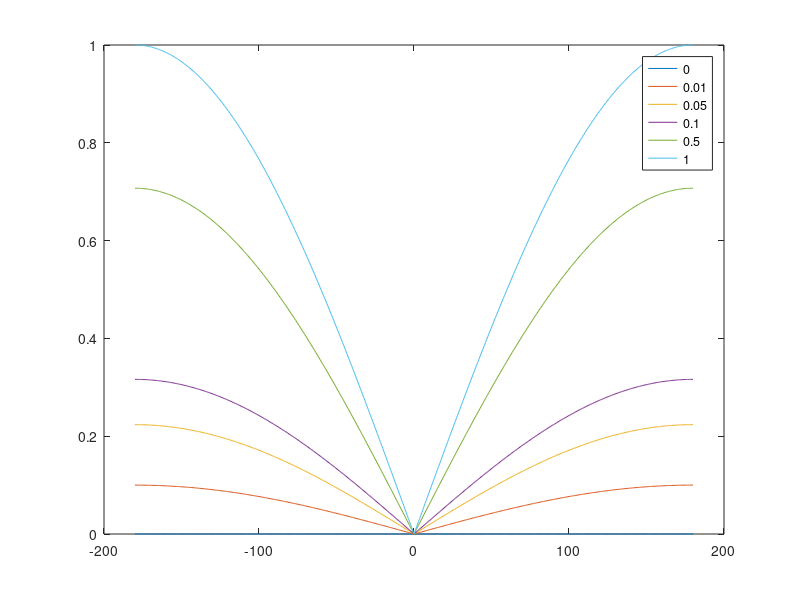
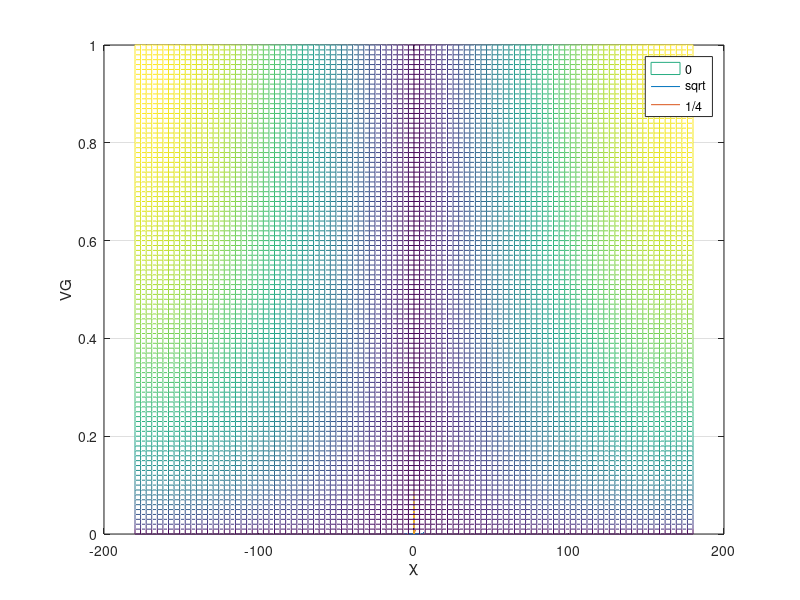

These charts were generated, in order, by the following MATLAB code:

clear; clc;

tP = [1;0];
chi = linspace(-pi,pi,501);
VG_set = [0 0.01 0.05 0.1 0.5 1];
for i=1:length(VG_set)
    VG = VG_set(i);
    vG = VG*[cos(chi);sin(chi)];
    if VG>=1
        e_lat(i,:) = sqrt((VG - (tP(1)*vG(1,:)+tP(2)*vG(2,:)))/VG/2);
    else
        e_lat(i,:) = sqrt((VG - (tP(1)*vG(1,:)+tP(2)*vG(2,:)))/2);
    end
end
plot(rad2deg(chi), e_lat)
legend('0','0.01','0.05','0.1','0.5','1')

%%

clear; clc;

tP = [1;0];
chi = linspace(-pi,pi,101);
VG_set = linspace(0,1,101);
for i=1:length(VG_set)
    VG = VG_set(i);
    vG = VG*[cos(chi);sin(chi)];
    if VG>=1
        e_lat(i,:) = sqrt((VG - (tP(1)*vG(1,:)+tP(2)*vG(2,:)))/VG/2);
    else
%         e_lat(i,:) = sqrt((VG-2)*(-VG + (tP(1)*vG(1,:)+tP(2)*vG(2,:)))/2);
        e_lat(i,:) = sqrt(-(VG-2)*(VG - (tP(1)*vG(1,:)+tP(2)*vG(2,:)))/2);
    end
%     e_lat0(i,:) = sqrt((VG - (tP(1)*vG(1,:)+tP(2)*vG(2,:)))/2);
end

figure('color','w','name','3d'); hold on; grid on; box on;
mesh(rad2deg(chi),VG_set,e_lat)
xlabel('\chi')
ylabel('VG')
zlabel('e')

% figure('color','w','name','2d'); hold on; grid on; box on;
% plot(rad2deg(chi),e_lat0(1:10:length(VG_set),:))
% xlabel('\chi')
% ylabel('e')

%%
clear; clc;

tP = [1;0];
chi = linspace(-pi,pi,501);
VG_set = [1];
for i=1:length(VG_set)
    VG = VG_set(i);
    vG = VG*[cos(chi);sin(chi)];
    if VG>=1
        e_lat0(i,:) = ((VG - (tP(1)*vG(1,:)+tP(2)*vG(2,:)))/VG/2);
        e_lat(i,:) = sqrt((VG - (tP(1)*vG(1,:)+tP(2)*vG(2,:)))/VG/2);
        e_lat2(i,:) = ((VG - (tP(1)*vG(1,:)+tP(2)*vG(2,:)))/VG/2).^(1/4);
    else
        e_lat0(i,:) = sqrt((VG - (tP(1)*vG(1,:)+tP(2)*vG(2,:))));
        e_lat(i,:) = sqrt((VG - (tP(1)*vG(1,:)+tP(2)*vG(2,:))));
        e_lat2(i,:) = ((VG - (tP(1)*vG(1,:)+tP(2)*vG(2,:)))).^(1/4);
    end
end
plot(rad2deg(chi), e_lat0, rad2deg(chi), e_lat, rad2deg(chi), e_lat2)
legend('0','sqrt','1/4')
